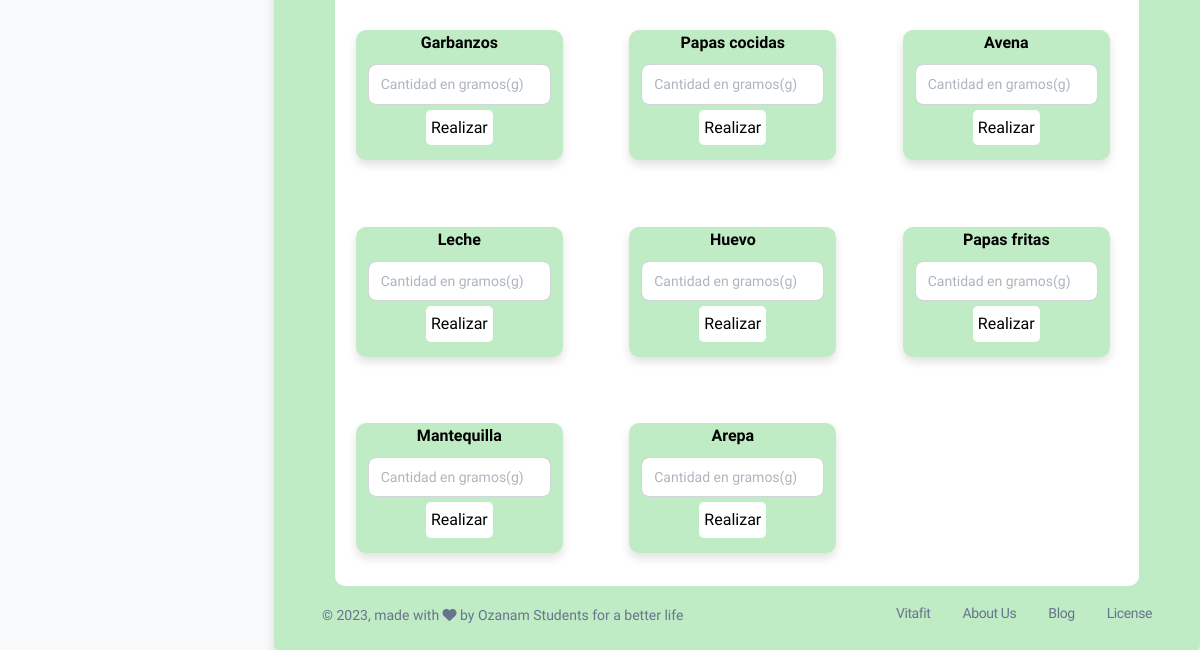
The page /dashboard.php?mod=rutina_gen (signed in, lower part) on the database as committed earlier.
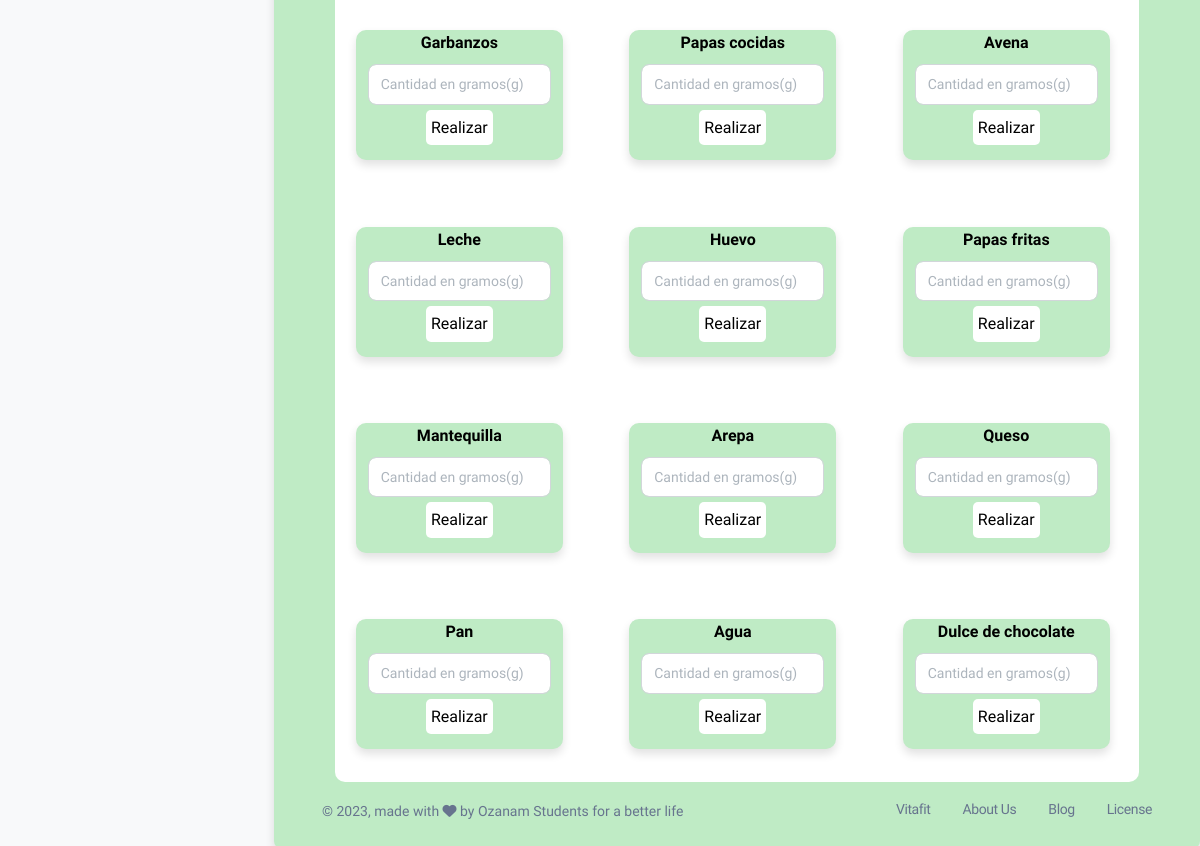
The same page on the database as committed later.
### tables this page shows
CREATE TABLE `macros` (
  `id_alimentos` int(1) NOT NULL,
  `proteina` float NOT NULL,
  `grasas` float NOT NULL,
  `carbohidratos` float NOT NULL,
  `calorias` float NOT NULL,
  `fibra` float NOT NULL,
  `nombre_alimento` varchar(30) NOT NULL
);

### modulos/macros/menu_alimentos.php (the view, shortened to what this page needs)
<center>
<div class="col-md-12" id="generar">
<div class="recetas col-md-11">
<div class="row">
    <?php
      include "conexion.php";
      if (isset($_SESSION['documento'])){
      if(isset($_POST['btn_consulta'])){
      $dato=$_POST["txtconsulta"];
      $consulta=mysqli_query($conexion,"SELECT * FROM macros WHERE nombre_alimento LIKE '%$dato%';") or die ($conexion."Error en la consulta");
      $cantidad = mysqli_num_rows($consulta);
      if($cantidad > 0){
      while($fila=mysqli_fetch_array($consulta)){
        ?>
        <br>
        <br><br>
        <div class="receta col-md-3 col-lg-3 col-sm-3 col-xs-3 shadow-md">
        <div class="nombre_receta">
          <h6><?php echo $fila['nombre_alimento'];?></h6>
        </div>
        <form method="post"action="codigo_agregar_calculo.php">
            <input type="text" class="form-control" name="id_alimento" value="<?php echo $fila['id_alimentos'];?>" hidden>
            <input type="text" class="form-control" name="cantidad_alimento" placeholder="Cantidad en gramos(g)"required>
            <button type="submit" class="btn_consulta" name="btn_calculo">Realizar</button>
        </form>
        </div>
        <?php
      }
      }
      }
      else{
        $dato='';
        $consulta=mysqli_query($conexion,"SELECT * FROM macros WHERE nombre_alimento LIKE '%$dato%';") or die ($conexion."Error en la consulta");
        $cantidad = mysqli_num_rows($consulta);
        if($cantidad > 0){
        while($fila=mysqli_fetch_array($consulta)){
          ?>
          <br>
          <br><br>
          <div class="receta col-md-3 col-lg-3 col-sm-3 col-xs-3 shadow-md">
          <div class="nombre_receta">
            <h6><?php echo $fila['nombre_alimento'];?></h6>
          </div>
          <form method="post"action="codigo_agregar_calculo.php">
            <input type="text" class="form-control" name="cantidad_alimento" placeholder="Cantidad en gramos(g)"required>
            <button type="submit" class="btn_consulta" name="btn_calculo">Realizar</button>
          </form>
          </div>
          <?php
        }
      }
      }
      }
    ?>
</div>
</div>
</div>
</center>

### dashboard.php (shortened to what this page needs)
<?php
include "conexion.php";
?>
<!DOCTYPE html>
<html lang="es">
<head>
  <link rel="stylesheet" href="https://unpkg.com/boxicons@2.1.3/css/boxicons.min.css">
  <link href="dashboard/assets/css/nucleo-svg.css" rel="stylesheet" />
  <link id="pagestyle" href="dashboard/assets/css/dashboards.css?v=1.0.7" rel="stylesheet" />
</head>
<body class="g-sidenav-show  bg-gray-100">
  <aside class="sidenav navbar navbar-vertical navbar-expand-xs border-0 border-radius-xl my-3 fixed-start ms-3 " id="sidenav-main">
  </aside>
  <main class="main-content position-relative border-radius-lg ">
    <div class="container-fluid py-4 shadow border-radius-md" style=" background-color: #BFEBC5;">
      <?php
        if(@ $_GET['mod']=="")
        {
          require_once("modulos/inicio.php");
        }
        else
            if(@ $_GET['mod']=="inicio")
            {
              require_once("modulos/inicio.php");
            }
            else
                if(@ $_GET['mod']=="recetas")
                {
                  require_once("modulos/recetas.php");
                }
                else
                    if(@ $_GET['mod']=="rutinas")
                    {
                      require_once("modulos/rutinas/rutinas.php");
                    }
                    else
                        if(@ $_GET['mod']=="p_alimenticio")
                        {
                          require_once("modulos/plan/p_alimenticio.php");
                        }
                        else
                            if(@ $_GET['mod']=="seguimiento")
                            {
                              require_once("modulos/seguimiento.php");
                            }
                            else
                                if(@ $_GET['mod']=="cuenta")
                                {
                                  require_once("modulos/cuenta.php");
                                }
                                else
                                    if(@ $_GET['mod']=="calendario")
                                    {
                                      require_once("modulos/calendario.php");
                                    }
                                    else
                                        if(@ $_GET['mod']=="calculadora")
                                        {
                                          require_once("modulos/macros/calculadora.php");
                                        }
                                        else
                                            if(@ $_GET['mod']=="usuarios")
                                            {
                                              require_once("modulos/usuarios.php");
                                            }
                                            else
                                                if(@ $_GET['mod']=="gestionar")
                                                {
                                                  require_once("modulos/gestionar.php");
                                                }
                                                else
                                                  if(@ $_GET['mod']=="info_receta")
                                                  {
                                                    require_once("modulos/info_receta.php");
                                                  }
                                                  else
                                                    if(@ $_GET['mod']=="selector_rutina")
                                                    {
                                                      require_once("modulos/rutinas/selector_rutina.php");
                                                    }
                                                    else
                                                      if(@ $_GET['mod']=="menu_alimentos")
                                                      {
                                                        require_once("modulos/macros/menu_alimentos.php");
                                                      }
                                                      else
                                                        if(@ $_GET['mod']=="rutina_gen")
                                                        {
                                                          require_once("modulos/macros/menu_alimentos.php");
                                                        }
      ?>
      <footer class="footer pt-3  ">
        <div class="container-fluid">
          <div class="row align-items-center justify-content-lg-between">
            <div class="col-lg-6 mb-lg-0 mb-4">
              <div class="copyright text-center text-sm text-muted text-lg-start">
                © ,
                made with <i class="fa fa-heart"></i> by Ozanam Students for a better life
              </div>
            </div>
            <div class="col-lg-6">
              <ul class="nav nav-footer justify-content-center justify-content-lg-end">
                <li class="nav-item">
                  <a href="https://instagram.com/vitafit_fo" class="nav-link text-muted" target="_blank">Vitafit</a>
                </li>
                <li class="nav-item">
                  <a href="https://www.creative-tim.com/presentation" class="nav-link text-muted" target="_blank">About Us</a>
                </li>
                <li class="nav-item">
                  <a href="https://www.creative-tim.com/blog" class="nav-link text-muted" target="_blank">Blog</a>
                </li>
                <li class="nav-item">
                  <a href="https://www.creative-tim.com/license" class="nav-link pe-0 text-muted" target="_blank">License</a>
                </li>
              </ul>
            </div>
          </div>
        </div>
      </footer>
    </div>
  </main>
</body>
</html>

### modulos/macros/menu_alimentos.php (style rules this page uses)
.recetas { background-color:white ; border-radius: 10px; }

Rows that differ between the two databases and show on the page:
added macros: nombre_alimento "Queso"
added macros: nombre_alimento "Pan"
added macros: nombre_alimento "Agua"
added macros: nombre_alimento "Dulce de chocolate"
